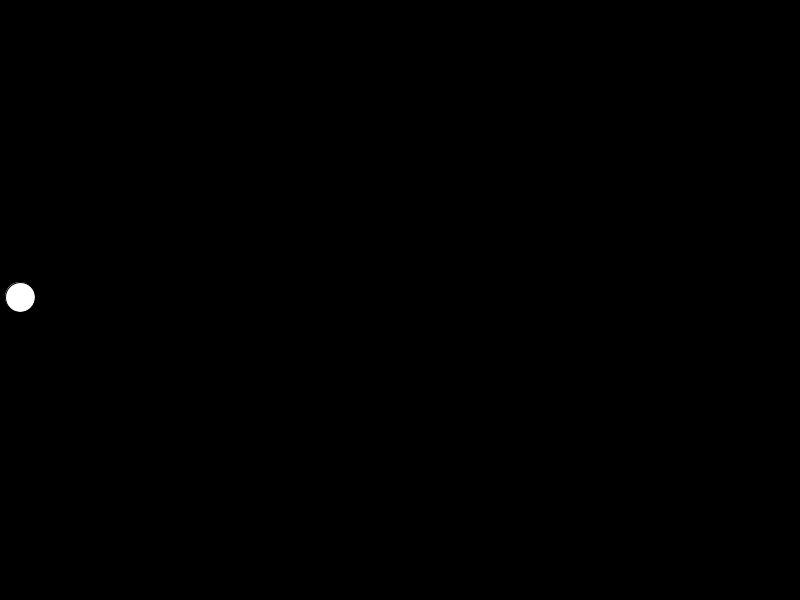
Frame 1 (no input)
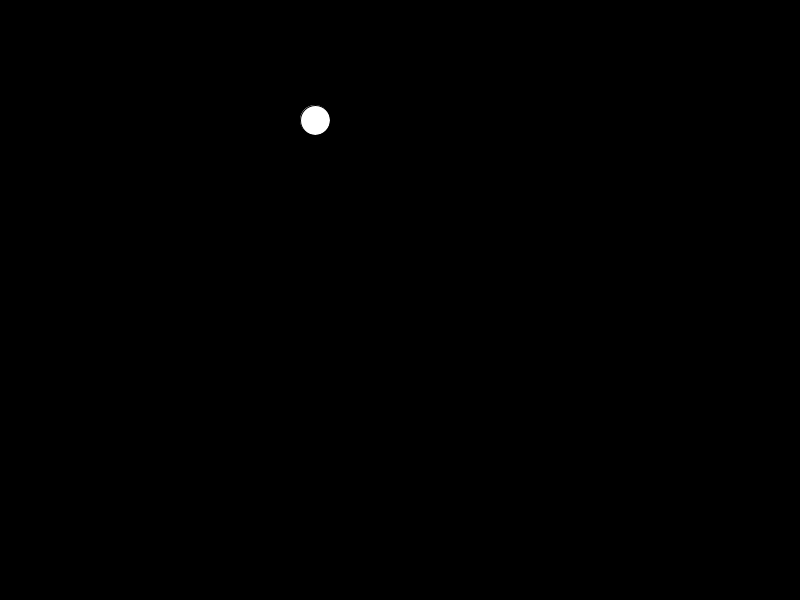
Frame 60 (the mouse pressed at the canvas centre just before this capture)
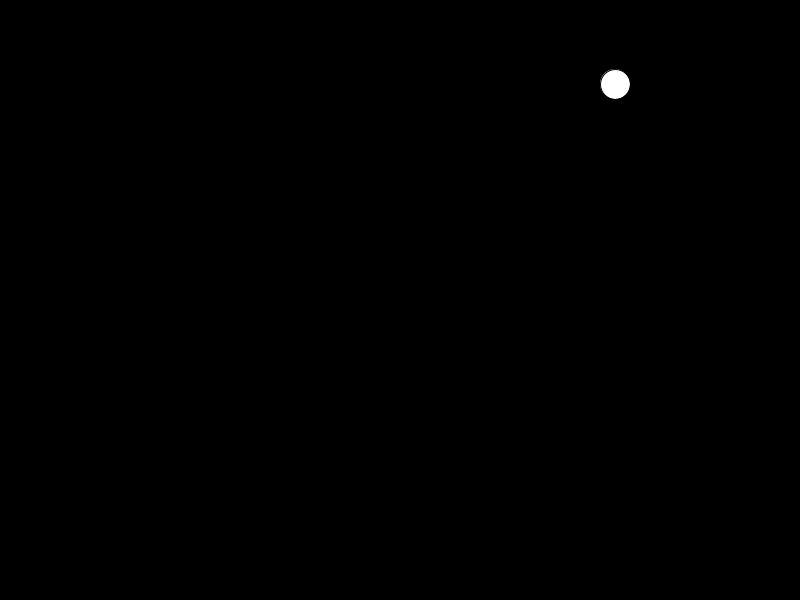
Frame 120 (the mouse held since frame 60 and released just before this capture)

The Processing sketch that drew these frames (run headless with seeded random() and noise(); from frame 60 on, the mouse is pressed at the canvas centre):

// Processing sketch: z_simple_ball_02_
// ── z_simple_ball_02_.pde
int currentTime;
int previousTime;
int deltaTime;

Ball ball;

void setup () {
  size(800, 600);
  currentTime = millis();
  previousTime = currentTime;
  
  ball = new Ball();
  ball.location.x = ball.radius;
  ball.location.y = height / 2; 
  ball.velocity.x = 5;
  ball.velocity.y = -3;
}

void draw () {
  currentTime = millis();
  deltaTime = currentTime - previousTime;
  previousTime = currentTime;
  
  update(deltaTime);
  display();
}

/***
  The calculations should go here
*/
void update(int delta) {
  ball.update(delta);
}

/***
  The rendering should go here
*/
void display () {
  background(0);
  ball.display();
}

// ── Ball.pde
class Ball extends GraphicObject {

  int diameter = 30;
  int radius = diameter / 2;
  
  void update(int deltaTime) {
    checkEdge();
    location.add(velocity);
    
  }
  
  void display() {
    pushMatrix();
    translate (location.x, location.y);
    ellipse (0, 0, diameter, diameter);
    popMatrix();
  }
  
  void setDiameter(int d) {
    diameter = d;
    radius = diameter / 2;
  }
  
  float getLeft () {
    return location.x - radius;
  }
  
  float getRight () {
    return location.x + radius;
  }
  
  float getTop() {
    return location.y - radius;
  }
  
  float getBottom() {
    return location.y + radius;
  }
  
  void checkEdge() {
    if (getLeft() < 0 || getRight() > width) {
      velocity.x *= -1;
    }
    
    if (getTop() < 0 || getBottom() > height) {
      velocity.y *= -1;
    }
  }
}

// ── GraphicObject.pde
abstract class GraphicObject {

  PVector location = new PVector();
  PVector velocity = new PVector();
  abstract void update(int deltaTime);
  abstract void display();
}
